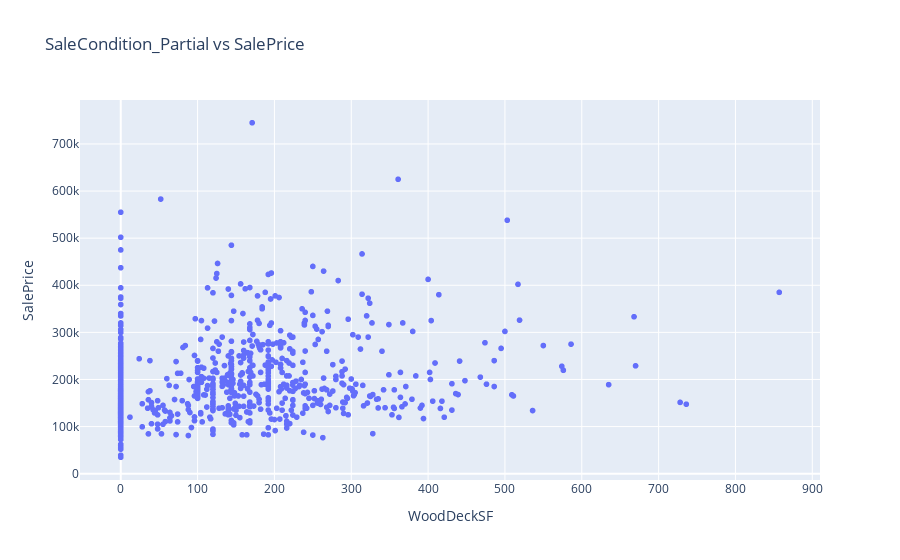

Notebook cell for this chart:
### Code cell
px.scatter(df, x='WoodDeckSF', y='SalePrice', title='SaleCondition_Partial vs SalePrice')

### Figure 1 — Plotly figure (JSON) as saved in the notebook; plotly's stock layout.template omitted (floating-point values rounded to 4 significant figures; data arrays with more than 128 entries replaced by an {"elided": "..."} marker saying what was removed)
{"data": [{"hovertemplate": "WoodDeckSF=%{x}<br>SalePrice=%{y}<extra></extra>", "legendgroup": "", "marker": {"color": "#636efa", "symbol": "circle"}, "mode": "markers", "name": "", "showlegend": false, "type": "scattergl", "x": {"elided": "1168 int values"}, "xaxis": "x", "y": {"elided": "1168 int values"}, "yaxis": "y"}], "layout": {"legend": {"tracegroupgap": 0}, "title": {"text": "SaleCondition_Partial vs SalePrice"}, "xaxis": {"anchor": "y", "domain": [0, 1], "title": {"text": "WoodDeckSF"}}, "yaxis": {"anchor": "x", "domain": [0, 1], "title": {"text": "SalePrice"}}}}
